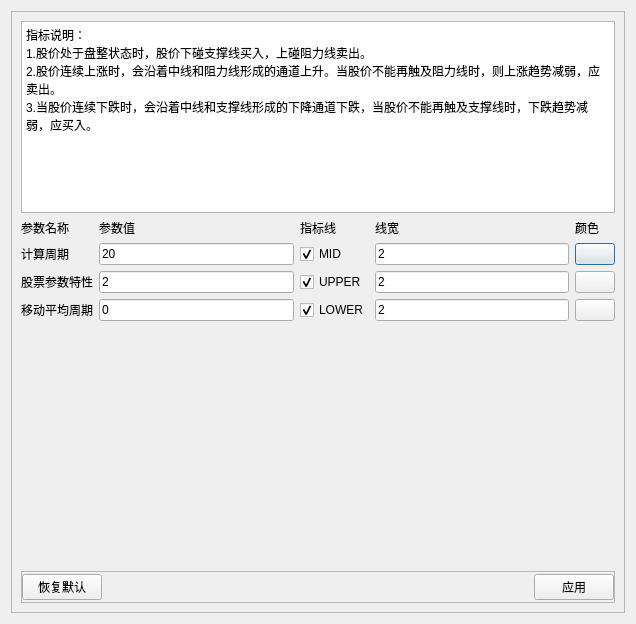
<?xml version="1.0" encoding="UTF-8"?>
<ui version="4.0">
 <class>BollSettingDialog</class>
 <widget class="QDialog" name="BollSettingDialog">
  <property name="geometry">
   <rect>
    <x>0</x>
    <y>0</y>
    <width>636</width>
    <height>624</height>
   </rect>
  </property>
  <property name="windowTitle">
   <string>指标设置</string>
  </property>
  <layout class="QVBoxLayout" name="verticalLayout_2">
   <item>
    <widget class="QFrame" name="frame_center">
     <property name="frameShape">
      <enum>QFrame::StyledPanel</enum>
     </property>
     <property name="frameShadow">
      <enum>QFrame::Raised</enum>
     </property>
     <layout class="QVBoxLayout" name="verticalLayout">
      <item>
       <widget class="QPlainTextEdit" name="plainTextEdit">
        <property name="sizePolicy">
         <sizepolicy hsizetype="Expanding" vsizetype="Preferred">
          <horstretch>0</horstretch>
          <verstretch>0</verstretch>
         </sizepolicy>
        </property>
        <property name="readOnly">
         <bool>true</bool>
        </property>
        <property name="plainText">
         <string>指标说明：
1.股价处于盘整状态时，股价下碰支撑线买入，上碰阻力线卖出。
2.股价连续上涨时，会沿着中线和阻力线形成的通道上升。当股价不能再触及阻力线时，则上涨趋势减弱，应卖出。
3.当股价连续下跌时，会沿着中线和支撑线形成的下降通道下跌，当股价不能再触及支撑线时，下跌趋势减弱，应买入。</string>
        </property>
       </widget>
      </item>
      <item>
       <layout class="QGridLayout" name="gridLayout">
        <item row="0" column="0">
         <widget class="QLabel" name="label_title_para_name">
          <property name="text">
           <string>参数名称</string>
          </property>
         </widget>
        </item>
        <item row="0" column="1">
         <widget class="QLabel" name="label_title_para_value">
          <property name="text">
           <string>参数值</string>
          </property>
         </widget>
        </item>
        <item row="0" column="2">
         <widget class="QLabel" name="label_title_indicators">
          <property name="sizePolicy">
           <sizepolicy hsizetype="Preferred" vsizetype="Preferred">
            <horstretch>0</horstretch>
            <verstretch>0</verstretch>
           </sizepolicy>
          </property>
          <property name="text">
           <string>指标线</string>
          </property>
         </widget>
        </item>
        <item row="0" column="3">
         <widget class="QLabel" name="label_title_line_width">
          <property name="text">
           <string>线宽</string>
          </property>
         </widget>
        </item>
        <item row="0" column="4">
         <widget class="QLabel" name="label_title_line_color">
          <property name="text">
           <string>颜色</string>
          </property>
         </widget>
        </item>
        <item row="1" column="0">
         <widget class="QLabel" name="label_title_ma_period">
          <property name="text">
           <string>计算周期</string>
          </property>
         </widget>
        </item>
        <item row="1" column="1">
         <widget class="QLineEdit" name="lineEdit_ma_period">
          <property name="text">
           <string>20</string>
          </property>
         </widget>
        </item>
        <item row="1" column="2">
         <widget class="QCheckBox" name="checkBox_ma">
          <property name="text">
           <string>MID</string>
          </property>
          <property name="checked">
           <bool>true</bool>
          </property>
         </widget>
        </item>
        <item row="1" column="3">
         <widget class="QLineEdit" name="lineEdit_line_width">
          <property name="text">
           <string>2</string>
          </property>
         </widget>
        </item>
        <item row="1" column="4">
         <widget class="QPushButton" name="btn_color">
          <property name="text">
           <string/>
          </property>
         </widget>
        </item>
        <item row="2" column="0">
         <widget class="QLabel" name="label_title_ma_period_1">
          <property name="text">
           <string>股票参数特性</string>
          </property>
         </widget>
        </item>
        <item row="2" column="1">
         <widget class="QLineEdit" name="lineEdit_ma_period_1">
          <property name="text">
           <string>2</string>
          </property>
         </widget>
        </item>
        <item row="2" column="2">
         <widget class="QCheckBox" name="checkBox_ma_1">
          <property name="text">
           <string>UPPER</string>
          </property>
          <property name="checked">
           <bool>true</bool>
          </property>
         </widget>
        </item>
        <item row="2" column="3">
         <widget class="QLineEdit" name="lineEdit_line_width_1">
          <property name="text">
           <string>2</string>
          </property>
         </widget>
        </item>
        <item row="2" column="4">
         <widget class="QPushButton" name="btn_color_1">
          <property name="text">
           <string/>
          </property>
         </widget>
        </item>
        <item row="3" column="0">
         <widget class="QLabel" name="label_title_ma_period_2">
          <property name="text">
           <string>移动平均周期</string>
          </property>
         </widget>
        </item>
        <item row="3" column="1">
         <widget class="QLineEdit" name="lineEdit_ma_period_2">
          <property name="text">
           <string>0</string>
          </property>
         </widget>
        </item>
        <item row="3" column="2">
         <widget class="QCheckBox" name="checkBox_ma_2">
          <property name="text">
           <string>LOWER</string>
          </property>
          <property name="checked">
           <bool>true</bool>
          </property>
         </widget>
        </item>
        <item row="3" column="3">
         <widget class="QLineEdit" name="lineEdit_line_width_2">
          <property name="text">
           <string>2</string>
          </property>
         </widget>
        </item>
        <item row="3" column="4">
         <widget class="QPushButton" name="btn_color_2">
          <property name="text">
           <string/>
          </property>
         </widget>
        </item>
       </layout>
      </item>
      <item>
       <spacer name="verticalSpacer">
        <property name="orientation">
         <enum>Qt::Vertical</enum>
        </property>
        <property name="sizeHint" stdset="0">
         <size>
          <width>20</width>
          <height>40</height>
         </size>
        </property>
       </spacer>
      </item>
      <item>
       <widget class="QFrame" name="frame_title_bottom">
        <property name="minimumSize">
         <size>
          <width>0</width>
          <height>32</height>
         </size>
        </property>
        <property name="maximumSize">
         <size>
          <width>16777215</width>
          <height>32</height>
         </size>
        </property>
        <property name="frameShape">
         <enum>QFrame::StyledPanel</enum>
        </property>
        <property name="frameShadow">
         <enum>QFrame::Raised</enum>
        </property>
        <layout class="QHBoxLayout" name="horizontalLayout_2">
         <property name="leftMargin">
          <number>0</number>
         </property>
         <property name="topMargin">
          <number>0</number>
         </property>
         <property name="rightMargin">
          <number>0</number>
         </property>
         <property name="bottomMargin">
          <number>0</number>
         </property>
         <item>
          <widget class="QPushButton" name="btn_reset">
           <property name="text">
            <string>恢复默认</string>
           </property>
          </widget>
         </item>
         <item>
          <spacer name="horizontalSpacer_2">
           <property name="orientation">
            <enum>Qt::Horizontal</enum>
           </property>
           <property name="sizeHint" stdset="0">
            <size>
             <width>40</width>
             <height>20</height>
            </size>
           </property>
          </spacer>
         </item>
         <item>
          <widget class="QPushButton" name="btn_apply">
           <property name="text">
            <string>应用</string>
           </property>
          </widget>
         </item>
        </layout>
       </widget>
      </item>
     </layout>
    </widget>
   </item>
  </layout>
 </widget>
 <resources/>
 <connections/>
</ui>
